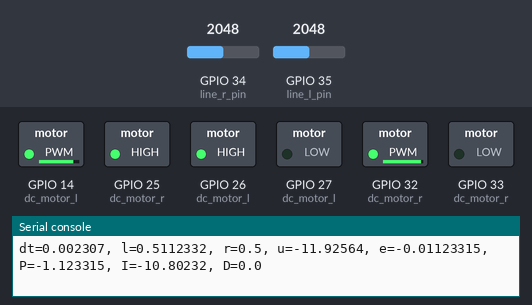
The program below on a simulated ESP32 board running MicroPython. On the bench: switched loads named in the program (green lamp = pin HIGH), the last lines printed to the serial console. The inputs (shaded band) are chosen by the test bench; at power-on: GPIO 34 (line_r_pin) = 2048, GPIO 35 (line_l_pin) = 2048 (analog values on the 0–4095 scale). Library files of the repository ran but are not shown: hcsr04.py, mpu6050.py.

Above: at 4.85 s.
5.1 s: GPIO 34 (line_r_pin) set to 2866
7.5 s: GPIO 35 (line_l_pin) set to 2866
At 7.61 s:
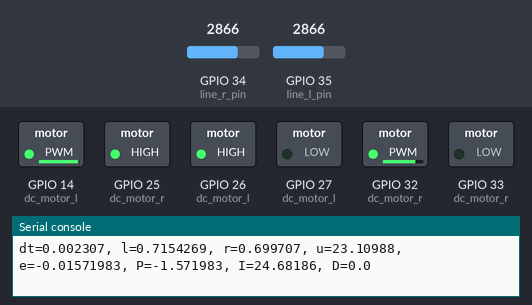
10.5 s: GPIO 34 (line_r_pin) set to 0
At 11.0 s:
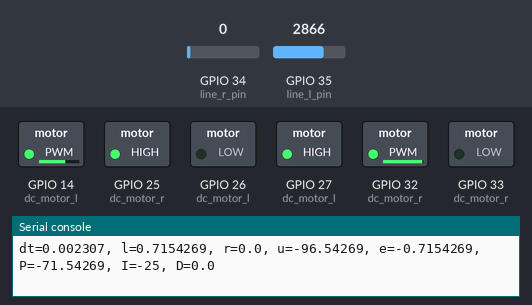
12.2 s: GPIO 35 (line_l_pin) set to 0
At 13.0 s:
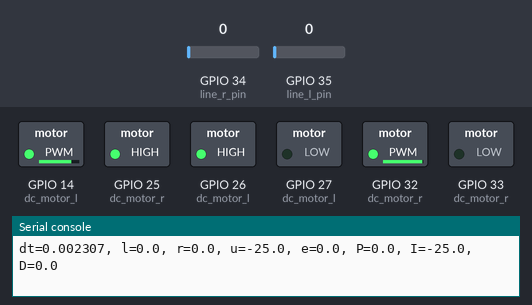
Timing chart, 0 to 14.7 s (numbered marks = the images above; inputs shaded):
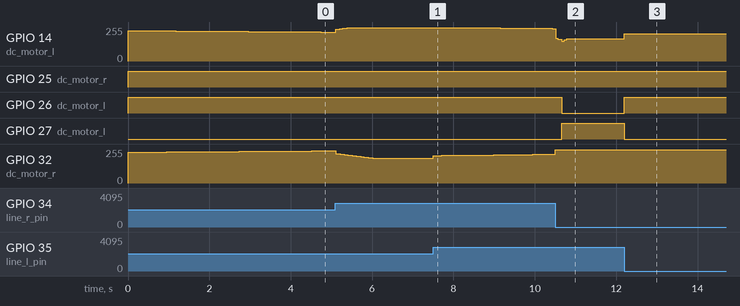

Measured:
- after the input at 7.5 s, GPIO 14 (dc_motor_l): moves from 249/255 to 243/255 over 1.6 s, starting after 1.3 s; GPIO 32 (dc_motor_r): moves from 185/255 to 215/255 over 2.8 s, starting at once
- after the input at 10.5 s, GPIO 26 (dc_motor_l): HIGH → LOW after 0.17 s; GPIO 27 (dc_motor_l): LOW → HIGH after 0.17 s
- after the input at 12.2 s, GPIO 14 (dc_motor_l): 166/255 → 204/255 at once; GPIO 26 (dc_motor_l): LOW → HIGH at once; GPIO 27 (dc_motor_l): HIGH → LOW at once

The program:

my_line.py
```python
from machine import Pin, PWM, ADC
from machine import I2C
from time import sleep
import time
import sys
import random

from hcsr04 import HCSR04
import mpu6050
import dcmotor

line_r_pin = ADC(Pin(34))
line_l_pin = ADC(Pin(35))

freq = 2000
dc_motor_r = dcmotor.DCMotor(Pin(25, Pin.OUT), Pin(33, Pin.OUT), PWM(Pin(32), freq))
dc_motor_l = dcmotor.DCMotor(Pin(26, Pin.OUT), Pin(27, Pin.OUT), PWM(Pin(14), freq))

sensor = HCSR04(trigger_pin=2, echo_pin=18)
i2c = I2C(0, scl=Pin(22), sda=Pin(21))
mpu = mpu6050.accel(i2c)
servo = PWM(Pin(4, mode=Pin.OUT), freq=50)

prev_state = state = "forward"
corr = fw_count = angle = 0
prev_distance = distance = 50
t = time.time_ns()
prev_line = line = 1000
line_trigger = True
e_old = 0
I = 0

for i in range(10**6):

    # get sensors

    # distance = sensor.distance_cm()
    # if distance < 0: distance = prev_distance
    # else: prev_distance = distance
    # if i % 10 == 0: accel = mpu.get_values()
    time.sleep_ms(2)

    prev_line = line
    line_r = line_r_pin.read()/4096
    line_l = line_l_pin.read()/4006
    dt = (time.time_ns() - t)/10**9
    t = time.time_ns()

    # calculate state

    state = "line"

    # do action


    if state == "line":

        kP = 100
        kI = 200
        kD = 1
        iMax = 25
        v = 80

        e = line_r - line_l
        P = e * kP
        I += e * kI * dt
        D = (e - e_old) * kD / dt

        if(abs(I) > iMax): I = iMax * (1 if I > 0 else -1)

        u = P + I + D
        e_old = e

        dc_motor_l.move(v + u)
        dc_motor_r.move(v - u)

        if i % 20 == 0:
            print(f"dt={dt}, l={line_l}, r={line_r}, u={u}, e={e}, P={P}, I={I}, D={D}")
```

dcmotor.py
```python
from machine import Pin, PWM

class DCMotor:
    def __init__(self, pin1, pin2, enable_pin, min_duty=600, max_duty=1000):
        self.pin1=pin1
        self.pin2=pin2
        self.enable_pin=enable_pin
        self.min_duty = min_duty
        self.max_duty = max_duty

    def forward(self, speed):
        self.speed = speed
        self.enable_pin.duty(self.duty_cycle())
        self.pin1.value(1)
        self.pin2.value(0)

    def backwards(self, speed):
        self.speed = speed
        self.enable_pin.duty(self.duty_cycle())
        self.pin1.value(0)
        self.pin2.value(1)

    def move(self, speed):
        self.speed = abs(speed)
        self.enable_pin.duty(self.duty_cycle())
        self.pin1.value(1 if speed > 0 else 0)
        self.pin2.value(0 if speed > 0 else 1)

    def stop(self):
        self.enable_pin.duty(0)
        self.pin1.value(0)
        self.pin2.value(0)

    def duty_cycle(self):
        if self.speed < 0:
            duty_cycle = 0
        elif self.speed > 100:
            duty_cycle = self.max_duty
        else:
            duty_cycle = int(self.min_duty + (self.max_duty - self.min_duty)*(self.speed/100))
        return duty_cycle
```
